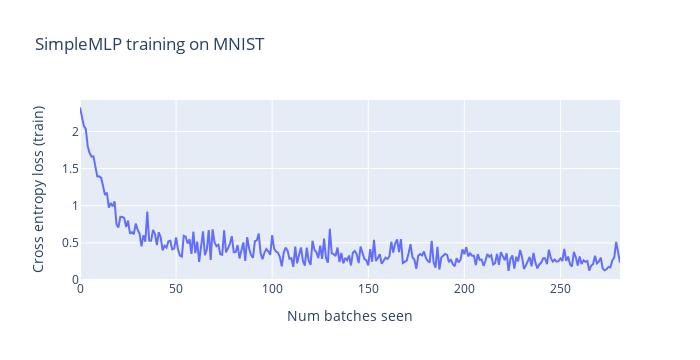
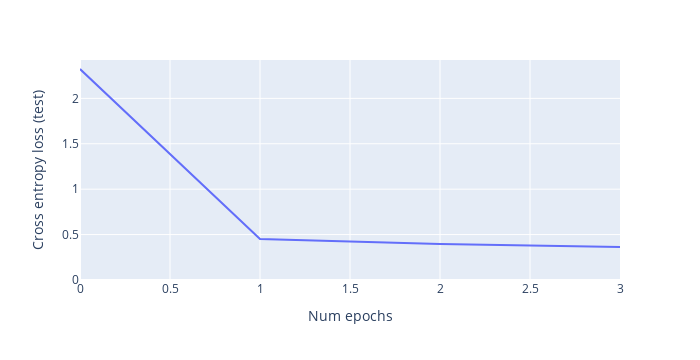
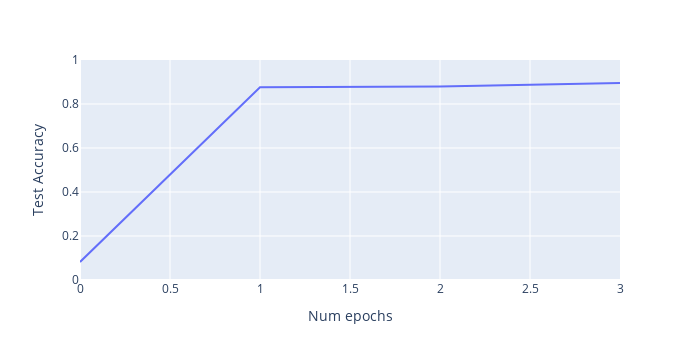

These figures' notebook cell, in order:
### Code cell
@dataclass
class SimpleMLPTrainingArgs():
    '''
    Defining this class implicitly creates an __init__ method, which sets arguments as 
    given below, e.g. self.batch_size = 64. Any of these arguments can also be overridden
    when you create an instance, e.g. args = SimpleMLPTrainingArgs(batch_size=128).
    '''
    batch_size: int = 64
    epochs: int = 3
    learning_rate: float = 1e-3
    subset: int = 10


def train(args: SimpleMLPTrainingArgs):
    '''
    Trains the model, using training parameters from the `args` object.
    '''
    model = SimpleMLP().to(device)

    mnist_trainset, mnist_testset = get_mnist(subset=args.subset)
    mnist_trainloader = DataLoader(mnist_trainset, batch_size=args.batch_size, shuffle=True)
    mnist_testloader = DataLoader(mnist_testset, batch_size=args.batch_size, shuffle=False)

    optimizer = t.optim.Adam(model.parameters(), lr=args.learning_rate)
    loss_list = []
    val_loss_list = []
    val_accuracy_list = []

    # How does the model do initially?
    with t.no_grad():
        val_loss = [] 
        num_correct = 0
        for imgs, labels in mnist_testloader:
            imgs = imgs.to(device)
            labels = labels.to(device)                
            logits = model(imgs)
            loss = F.cross_entropy(logits, labels)
            val_loss.append(loss.item())                
            num_correct += (logits.argmax(dim=1) == labels).sum()
        val_loss_list.append(sum(val_loss)/len(val_loss))
        val_accuracy_list.append(num_correct / len(mnist_testset))

    for epoch in tqdm(range(args.epochs)):
        for imgs, labels in mnist_trainloader:
            imgs = imgs.to(device)
            labels = labels.to(device)
            logits = model(imgs)
            loss = F.cross_entropy(logits, labels)
            loss.backward()
            optimizer.step()
            optimizer.zero_grad()
            loss_list.append(loss.item())   

        with t.no_grad():
            val_loss = [] 
            num_correct = 0
            for imgs, labels in mnist_testloader:
                imgs = imgs.to(device)
                labels = labels.to(device)                
                logits = model(imgs)
                loss = F.cross_entropy(logits, labels)
                val_loss.append(loss.item())                
                num_correct += (logits.argmax(dim=1) == labels).sum()
            val_loss_list.append(sum(val_loss)/len(val_loss))
            val_accuracy_list.append(num_correct / len(mnist_testset))
                

        

    line(
        loss_list, 
        yaxis_range=[0, max(loss_list) + 0.1],
        labels={"x": "Num batches seen", "y": "Cross entropy loss (train)"}, 
        title="SimpleMLP training on MNIST",
        width=700
    )

    line(
        val_loss_list,
        yaxis_range=[0, max(val_loss_list) + 0.1],
        labels={"x": "Num epochs", "y": "Cross entropy loss (test)"}, 
        width=700
    )

    line(
        val_accuracy_list,
        yaxis_range=[0, 1],
        labels={"x": "Num epochs", "y": "Test Accuracy"}, 
        width=700
    )


args = SimpleMLPTrainingArgs()
train(args)

### Figure 1 — Plotly figure (JSON) as saved in the notebook; plotly's stock layout.template omitted (floating-point values rounded to 4 significant figures; data arrays with more than 128 entries replaced by an {"elided": "..."} marker saying what was removed)
{"data": [{"hovertemplate": "Num batches seen=%{x}<br>Cross entropy loss (train)=%{y}<extra></extra>", "legendgroup": "", "line": {"color": "#636efa", "dash": "solid"}, "marker": {"symbol": "circle"}, "mode": "lines", "name": "", "orientation": "v", "showlegend": false, "type": "scatter", "x": {"elided": "282 int values"}, "xaxis": "x", "y": {"elided": "282 float values"}, "yaxis": "y"}], "layout": {"height": 360, "hovermode": "x unified", "legend": {"tracegroupgap": 0}, "title": {"text": "SimpleMLP training on MNIST"}, "width": 700, "xaxis": {"anchor": "y", "autorange": true, "domain": [0, 1], "range": [0, 281], "title": {"text": "Num batches seen"}, "type": "linear"}, "yaxis": {"anchor": "x", "domain": [0, 1], "range": [0, 2.423], "title": {"text": "Cross entropy loss (train)"}, "type": "linear"}}}

### Figure 2 — Plotly figure (JSON) as saved in the notebook; plotly's stock layout.template omitted (floating-point values rounded to 4 significant figures)
{"data": [{"hovertemplate": "Num epochs=%{x}<br>Cross entropy loss (test)=%{y}<extra></extra>", "legendgroup": "", "line": {"color": "#636efa", "dash": "solid"}, "marker": {"symbol": "circle"}, "mode": "lines", "name": "", "orientation": "v", "showlegend": false, "type": "scatter", "x": [0, 1, 2, 3], "xaxis": "x", "y": [2.322, 0.4511, 0.3966, 0.3632], "yaxis": "y"}], "layout": {"height": 360, "hovermode": "x unified", "legend": {"tracegroupgap": 0}, "margin": {"t": 60}, "width": 700, "xaxis": {"anchor": "y", "autorange": true, "domain": [0, 1], "range": [0, 3], "title": {"text": "Num epochs"}, "type": "linear"}, "yaxis": {"anchor": "x", "domain": [0, 1], "range": [0, 2.422], "title": {"text": "Cross entropy loss (test)"}, "type": "linear"}}}

### Figure 3 — Plotly figure (JSON) as saved in the notebook; plotly's stock layout.template omitted (floating-point values rounded to 4 significant figures)
{"data": [{"hovertemplate": "Num epochs=%{x}<br>Test Accuracy=%{y}<extra></extra>", "legendgroup": "", "line": {"color": "#636efa", "dash": "solid"}, "marker": {"symbol": "circle"}, "mode": "lines", "name": "", "orientation": "v", "showlegend": false, "type": "scatter", "x": [0, 1, 2, 3], "xaxis": "x", "y": [0.082, 0.876, 0.88, 0.895], "yaxis": "y"}], "layout": {"height": 360, "hovermode": "x unified", "legend": {"tracegroupgap": 0}, "margin": {"t": 60}, "width": 700, "xaxis": {"anchor": "y", "autorange": true, "domain": [0, 1], "range": [0, 3], "title": {"text": "Num epochs"}, "type": "linear"}, "yaxis": {"anchor": "x", "domain": [0, 1], "range": [0, 1], "title": {"text": "Test Accuracy"}, "type": "linear"}}}
